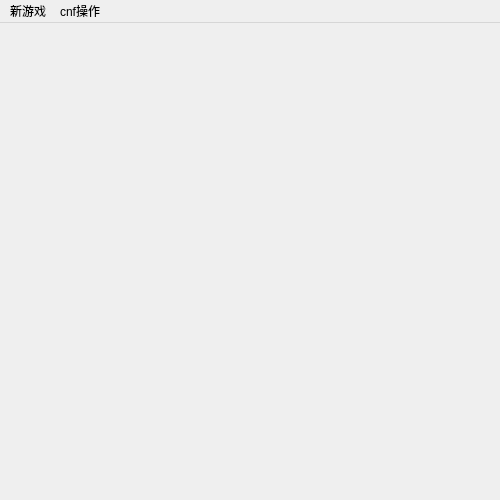
<?xml version="1.0" encoding="UTF-8"?>
<ui version="4.0">
 <class>MainWindow</class>
 <widget class="QMainWindow" name="MainWindow">
  <property name="geometry">
   <rect>
    <x>0</x>
    <y>0</y>
    <width>500</width>
    <height>500</height>
   </rect>
  </property>
  <property name="sizePolicy">
   <sizepolicy hsizetype="Expanding" vsizetype="Expanding">
    <horstretch>0</horstretch>
    <verstretch>0</verstretch>
   </sizepolicy>
  </property>
  <property name="minimumSize">
   <size>
    <width>500</width>
    <height>500</height>
   </size>
  </property>
  <property name="baseSize">
   <size>
    <width>700</width>
    <height>700</height>
   </size>
  </property>
  <property name="windowTitle">
   <string>MainWindow</string>
  </property>
  <widget class="QWidget" name="centralWidget"/>
  <widget class="QMenuBar" name="menuBar">
   <property name="geometry">
    <rect>
     <x>0</x>
     <y>0</y>
     <width>500</width>
     <height>17</height>
    </rect>
   </property>
   <widget class="QMenu" name="newGame">
    <property name="title">
     <string>新游戏</string>
    </property>
   </widget>
   <widget class="QMenu" name="menu_cnftransfer">
    <property name="title">
     <string>cnf操作</string>
    </property>
    <addaction name="action_cnftransfer"/>
    <addaction name="action_solvebycnf"/>
   </widget>
   <addaction name="newGame"/>
   <addaction name="menu_cnftransfer"/>
  </widget>
  <action name="action">
   <property name="text">
    <string>主数字</string>
   </property>
  </action>
  <action name="action_2">
   <property name="text">
    <string>键盘字体</string>
   </property>
  </action>
  <action name="action_5">
   <property name="text">
    <string>查看规则</string>
   </property>
  </action>
  <action name="action_6">
   <property name="text">
    <string>关于本软件</string>
   </property>
  </action>
  <action name="action_help">
   <property name="text">
    <string>获得提示</string>
   </property>
  </action>
  <action name="show_shortcuts">
   <property name="text">
    <string>查看快捷键</string>
   </property>
  </action>
  <action name="action_cnftransfer">
   <property name="text">
    <string>cnftransfer</string>
   </property>
  </action>
  <action name="action_solvebycnf">
   <property name="text">
    <string>solvebycnf</string>
   </property>
  </action>
 </widget>
 <layoutdefault spacing="6" margin="11"/>
 <resources/>
 <connections/>
</ui>
